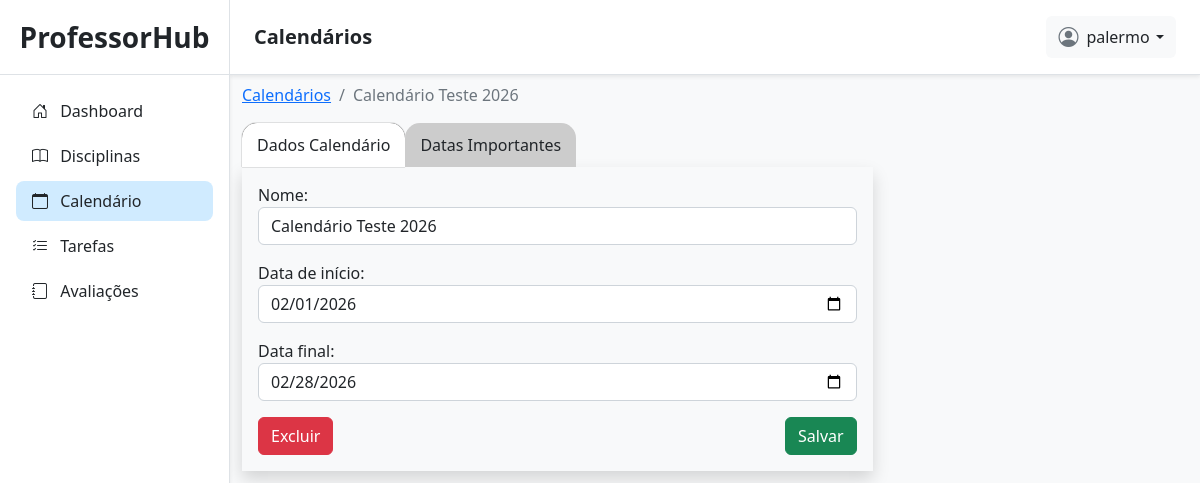
Page /calendarios/10/ (signed in) on the committed database.
### planner/models.py (models this page shows, shortened)
class CalendarioLetivo(models.Model):
    user = models.ForeignKey(User, on_delete=models.CASCADE, related_name='calendarios')
    nome = models.CharField(max_length=100)
    data_inicio = models.DateField(null=True)
    data_fim = models.DateField(null=True)

### planner/views.py (the view)
# urls.py: path('calendarios/<int:id>/', calendario_detail, name='calendario_detail'),
@login_required(login_url='/login/')
def calendario_detail(request, id):
    if request.method == 'POST':
        calendario = get_object_or_404(CalendarioLetivo, id=id, user=request.user)
        form = CalendarioLetivoForm(request.POST, instance=calendario)
        if form.is_valid():
            form.save()
        return redirect('calendario_detail', id=id)
    calendario = get_object_or_404(CalendarioLetivo, id=id, user=request.user)
    return render(request, 'planner/calendarios/calendario_detail.html', {
        'calendario': calendario,
        'form': CalendarioLetivoForm(instance=calendario)
    })

### planner/forms.py
class CalendarioLetivoForm(forms.ModelForm):
    class Meta:
        model = CalendarioLetivo
        fields = ['nome', 'data_inicio', 'data_fim']
    nome = forms.CharField(
        label="Nome",
        widget=forms.TextInput(attrs={
            'class': 'form-control',
            'id': 'nome',
            'required': True,
        })
    )
    data_inicio = forms.DateField(
        label="Data de início",
        widget=forms.DateInput(attrs={
            'class': 'form-control',
            'id': 'data_inicio',
            'type': 'date',
            'required': True
        })
    )
    data_fim = forms.DateField(
        label="Data final",
        widget=forms.DateInput(attrs={
            'class': 'form-control',
            'id': 'data_fim',
            'type': 'date',
            'required': True
        })
    )

### planner/templates/planner/calendarios/calendario_detail.html (shortened to what this page needs)
{% extends 'planner/base.html' %}
{% load static %}
{% block titlenavbar %}
Calendários
{% endblock %}
{% block content %}
<div class="container my-2">
    <nav aria-label="breadcrumb">
        <ol class="breadcrumb">
            <li class="breadcrumb-item"><a
                    href="{% url 'calendarios' %}">Calendários</a></li>
            <li class="breadcrumb-item active" aria-current="page">{{ calendario.nome }}</li>
        </ol>
    </nav>
    <div class="abas-disciplinas">
        <div class="aba active">
            <a href="#"
                class="nav-link">Dados Calendário</a>
        </div>
        <div class="aba">
            <a href="{% url 'calendario_datas_importantes' calendario.id %}"
                class="nav-link">Datas Importantes</a>
        </div>
    </div>
    <form id="form_edit_calendario" action="{% url 'calendario_detail' calendario.id %}" class="col-12 col-lg-8 p-3 shadow" method="post">
        {% for field in form %}
            <div class="mb-3">
                {{ field.label_tag }}
                {{ field }}
            </div>
        {% endfor %}
        <div class="d-flex justify-content-between">
            <button type="button" class="btn btn-danger" data-bs-toggle="modal" data-bs-target="#modal_delete_calendario">
                Excluir
            </button>
            <button class="btn btn-success">Salvar</button>
        </div>
        </div>
{% endblock %}

### planner/templates/planner/base.html (shortened to what this page needs)
{% load static %}
<!doctype html>
<html lang="en">
<head>
    <link href="https://cdn.jsdelivr.net/npm/bootstrap@5.2.3/dist/css/bootstrap.min.css" rel="stylesheet"
>
    <link rel="stylesheet" href="https://cdn.jsdelivr.net/npm/bootstrap-icons@1.13.1/font/bootstrap-icons.min.css">
    <link rel="stylesheet" href="{% static 'css/planner/base.css' %}">
</head>
<body class="bg-light">
    <div class="container-fluid p-0">
        <div class="sidebar p-0 position-relative shadow-sm">
            <div class="sidebar-header py-3 px-3 text-center border-bottom">
                <a class="nav-link fs-3 fw-semibold text-dark" href="/">ProfessorHub</a>
            </div>
            <div class="d-flex flex-column justify-content-between pb-4" style="height: 90%;">
                <div class="sidebar-content">
                    <ul class="list-group mx-3 mt-3">
                        <li class="list-group-item {% if '/dashboard/' in request.path %}item-active{% endif %}">
                            <a href="{% url 'admin_dashboard' %}" class="text-decoration-none d-block text-dark">
                                <i class="bi bi-house-door me-2"></i> Dashboard
                            </a>
                        </li>
                        <li class="list-group-item {% if '/disciplinas/' in request.path %}item-active{% endif %}">
                            <a href="{% url 'disciplinas' %}" class="text-decoration-none d-block text-dark">
                                <i class="bi bi-book me-2"></i> Disciplinas
                            </a>
                        </li>
                        <li class="list-group-item {% if '/calendarios/' in request.path %}item-active{% endif %}">
                            <a href="{% url 'calendarios' %}" class="text-decoration-none d-block text-dark">
                                <i class="bi bi-calendar me-2"></i> Calendário
                            </a>
                        </li>
                        <li class="list-group-item {% if '/tarefas/' in request.path and '/disciplinas/' not in request.path %}item-active{% endif %}">
                            <a href="{% url 'tarefas' %}" class="text-decoration-none d-block text-dark">
                                <i class="bi bi-list-check me-2"></i> Tarefas
                            </a>
                        </li>
                        <li class="list-group-item {% if '/avaliacoes/' in request.path and '/disciplinas/' not in request.path %}item-active{% endif %}">
                            <a href="{% url 'avaliacoes' %}" class="text-decoration-none d-block text-dark">
                                <i class="bi bi-journal me-2"></i> Avaliações
                            </a>
                        </li>
                    </ul>
                </div>
            </div>
        </div>
        <div class="content-page p-0">
            <div class="navbar bg-white shadow-sm position-sticky top-0 px-4 py-3 border-bottom d-flex justify-content-between align-items-center"
                style="z-index: 900;">
                <div class="d-flex align-items-center gap-3">
                    <h5 class="mb-0 fw-semibold text-dark">
                        {% block titlenavbar %}
                        {% endblock %}
                    </h5>
                </div>
                <div class="dropdown">
                    <button class="btn btn-light border-0 d-flex align-items-center gap-2" type="button"
                        id="dropdownMenuButton1" data-bs-toggle="dropdown" aria-expanded="false">
                        <i class="bi bi-person-circle fs-5 text-secondary"></i>
                        <span class="dropdown-toggle text-dark">{{ request.user }}</span>
                    </button>
                </div>
            </div>
            {% block content %}
            {% endblock %}
        </div>
</body>
</html>

### static/css/planner/base.css (style rules this page uses)
body { overflow: hidden; }
.container-fluid { display: flex; height: 100vh; }
.content-page { flex: 1; overflow-y: auto; background-color: #f8f9fa; }
.sidebar { background-color: #ffffff; width: 230px; height: 100vh; border-right: 1px solid #dee2e6; transition: all 0.3s ease-in-out; }
.sidebar-header a { color: #2c3e50; }
.sidebar .list-group-item { background-color: transparent; border: none; border-radius: 8px; margin-bottom: 5px; transition: 0.2s; }
.item-active { background-color: #d0ebff !important; font-weight: 500; }
.navbar { background-color: #ffffff !important; }
.navbar h5 { color: #2c3e50; }
.abas-disciplinas { display: flex; }
.aba { background-color: #ccc; padding: 10px 15px; border-radius: 15px 15px 0 0; cursor: pointer; }
.aba.active { background-color: #fff; box-shadow: 0 0 1px black; }
.dropdown-toggle::after { margin-left: 0.4rem; }

### rows in the picture
CalendarioLetivo: nome "Calendário Teste 2026", form "Calendário Teste 2026" "02/01/2026" "02/28/2026"

### other values in the picture
{{ request.user }} "palermo"
{{ field.label_tag }} "Nome:" "Data de início:" "Data final:"
